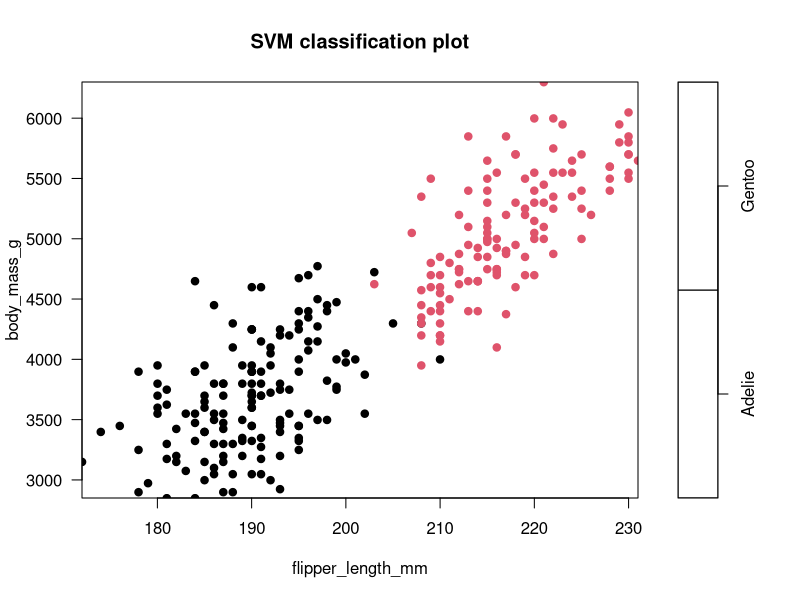

The R script that drew this image: (Note: a time limit stopped this script after it produced the figure.)
library("e1071")
library(ggplot2)

library(palmerpenguins)

data(package = 'palmerpenguins')

p <- subset(penguins, select=c("species","body_mass_g", "flipper_length_mm" ))
p <- na.omit(p)
p <- p[p$species != 'Chinstrap',]
p$species <- droplevels(p$species)

### scatter plot #1
###ggplot(p, aes(x=body_mass_g, y=flipper_length_mm, color=species)) + geom_point(size=4)

### default scatter plot
###plot(body_mass_g ~ flipper_length_mm, data=p, pch=16, col=p$species)
### quick svm_model
svm_model <- svm(species~.,data=p, type='C-classification', kernel='linear')
plot(svm_model,p, col = c("#FFFFFF","#FFFFFF"), grid = 250, svSymbol="●", dataSymbol="●")



### Polynomial Kernel

## Step 1 Cross validate
tune_poly=tune(svm ,species~.,data=p ,kernel ="poly", type='C-classification',#degree=4,#cost=1,
               ranges =list(cost=seq(from=0.1, to=5, by=0.1),
                            degree=seq(from=1, to=3, by=1),
                            gamma=2^(1:5),
                            coef0=seq(from=-10, to=-5, by=1)
                            )
               )
print(tune_poly$best.parameters)
svm_model <- tune_poly$best.model

### default svm plot with all points
plot(svm_model,p,color.palette = terrain.colors, title = "Poly", grid = 250, svSymbol="●", dataSymbol="○")

### plot with only SVM
plot(svm_model,p,color.palette = terrain.colors, title = "Poly", grid = 250, svSymbol="●", dataSymbol="")


### Radial Kernel
tune_radial <- tune(svm ,species~.,data=p ,kernel ="radial", type='C-classification',
               ranges =list(cost=seq(from=0.05,to=4,by=0.05),
                            gamma=seq(from=2^(0:4))
                            )
               )
print(tune_radial$best.parameters)
svm_model <- tune_radial$best.model

plot(svm_model,p, col = c("#CCFFFF","#65CCFF"), grid = 250, svSymbol="●", dataSymbol="○")
plot(svm_model,p, col = c("#CCFFFF","#65CCFF"), grid = 250, svSymbol="●", dataSymbol="")



### Linear Kernel
tune_linear=tune(svm ,species~.,data=p ,kernel ="linear", type='C-classification',
               ranges =list(cost=c(0.001,0.01,0.1,1,10,20), #seq(from=0.01,to=2,by=0.01),
                            coef0=seq(from=-10000,to=0,by=200)
                            )
               )
print(tune_linear$best.parameters)
svm_model <- tune_linear$best.model

#svm_model <- svm(species ~., data=p, type='C-classification', kernel='linear')
plot(svm_model,p, col= c("#FFFFEB", "#FFD699"), grid = 250, svSymbol="●", dataSymbol="○")
plot(svm_model,p, col= c("#FFFFEB", "#FFD699"), grid = 250, svSymbol="●", dataSymbol="")



# Using SVM with massively overlapping data

p <- subset(penguins, select=c("species","body_mass_g", "flipper_length_mm" ))
p <- na.omit(p)
###p <- p[p$species != 'Chinstrap',]
p <- p[p$species != 'Gentoo',]
plot(body_mass_g ~ flipper_length_mm, data=p, pch=16, col=p$species)


plot(body_mass_g ~ flipper_length_mm, data=p, pch=16, col=p$species)


tune_poly=tune(svm ,species~.,data=p ,kernel ="poly", type='C-classification',
               ranges =list(cost=c(0.1,1,2,5),
                            degree=c(1,2,3,4),
                            coef0=c(0,1,3)
                            )
               )
svm_model <- tune_poly$best.model
plot(svm_model,p,color.palette = terrain.colors, title = "Poly", grid = 250, svSymbol="●", dataSymbol="")


svm_model <- svm(species~.,data=p, type='C-classification', kernel='linear')




tune_sigmoid <- tune(svm ,species~.,data=p ,kernel ="sigmoid", type='C-classification',
               ranges =list(cost=seq(from=0.05,to=4,by=0.05),
                            gamma=seq(from=2^(0:4)),
                            coef=seq(from=-10, to=10, by=2)
                            )
               )
print(tune_sigmoid$best.parameters)
svm_model <- tune_sigmoid$best.model

plot(svm_model,p, col = c("#CCFFFF","#65CCFF"), grid = 250, svSymbol="●", dataSymbol="○")
